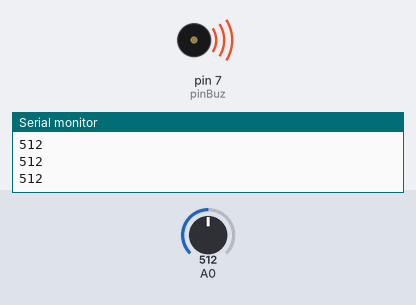
A sketch run on a simulated Arduino Uno, built with avr-gcc and run on an emulated ATmega328P. Shown: buzzer (waves = sounding, pin HIGH), the last lines printed to the serial monitor. The inputs (shaded band) are chosen by the test bench; at power-on: A0 = 512.

Above: at 17.6 s.
17.7 s: A0 set to 190
At 21.77 s:
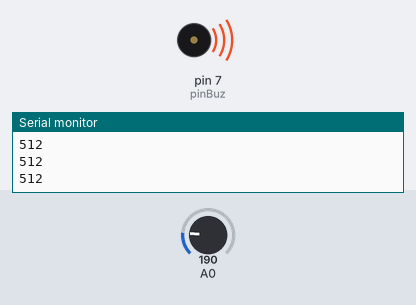
24.2 s: A0 set to 218
At 29.26 s:
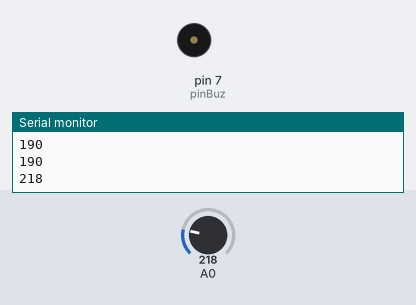
Timing chart, 0 to 41.8 s (numbered marks = the images above; inputs shaded):
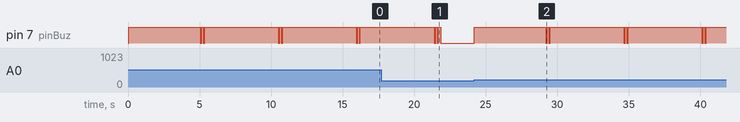

The sketch:

AlarmaLaserSinButton.ino
```cpp
int lecturaf;
int pinBuz = 7;

void setup() {
  Serial.begin(9600);
  pinMode(pinBuz, OUTPUT);
}

void loop() {

  delay(50);

  lecturaf = analogRead(A0);
  Serial.println(lecturaf);

  if (lecturaf < 200) {
    digitalWrite(pinBuz, 0);
  } else {
    digitalWrite(pinBuz, 1);
    delay(5000);
    digitalWrite(pinBuz, 0);
    delay(100);
    digitalWrite(pinBuz, 1);
    delay(100);
    digitalWrite(pinBuz, 0);
    delay(100);
    digitalWrite(pinBuz, 1);
    delay(100);
  }
}
```

Measured:
- the behaviour switches between 199 and 200 on A0 (found by bisection; images 1 and 2)
- after the input at 24.2 s, pin 7 (pinBuz): LOW → HIGH at once, then repeats every 5.5 s: LOW 0.10 s, HIGH 0.10 s, LOW 0.10 s, HIGH 5.2 s
- by itself, pin 7 (pinBuz): repeats every 5.5 s: LOW 0.10 s, HIGH 0.10 s, LOW 0.10 s, HIGH 5.2 s
